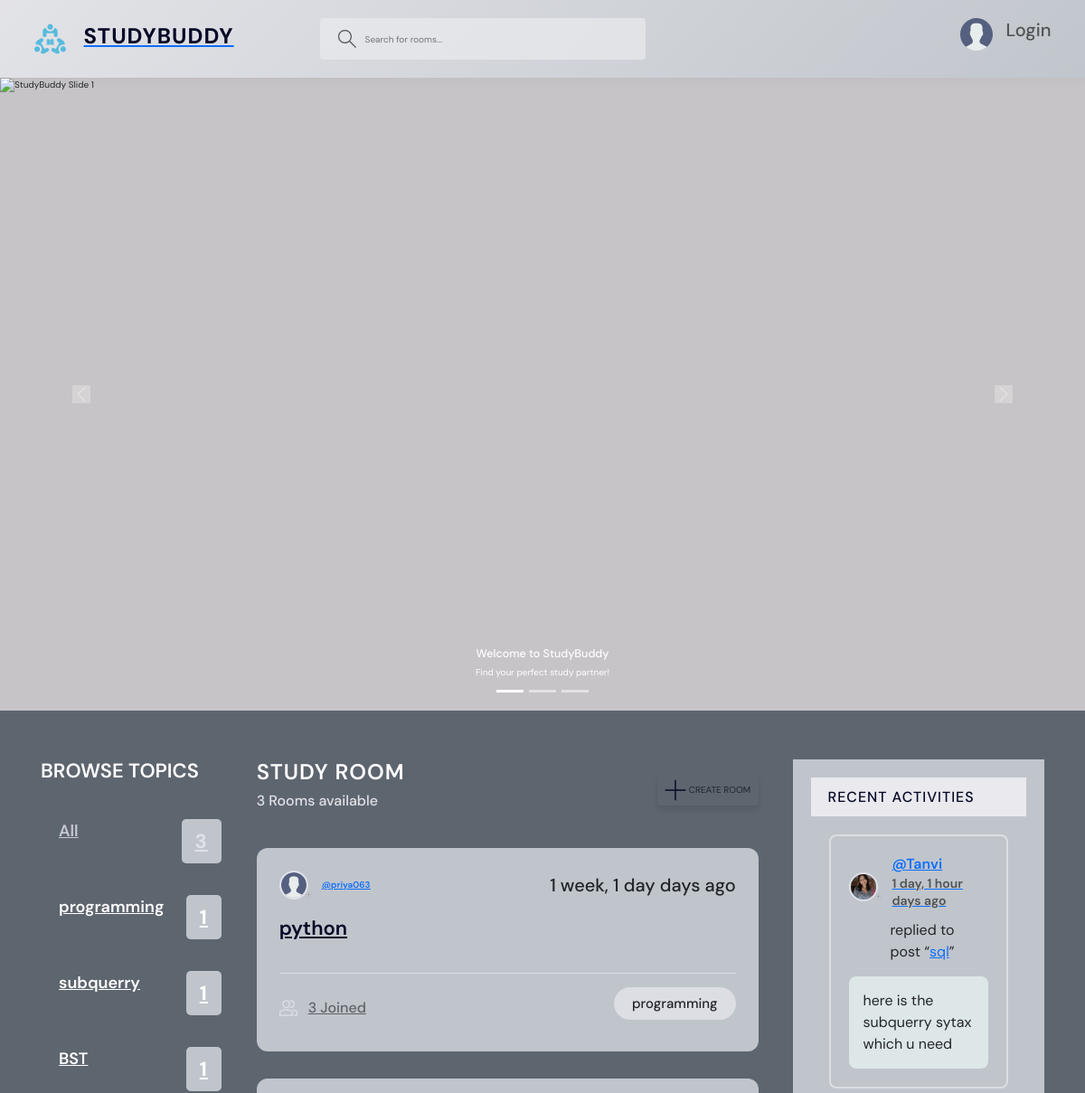
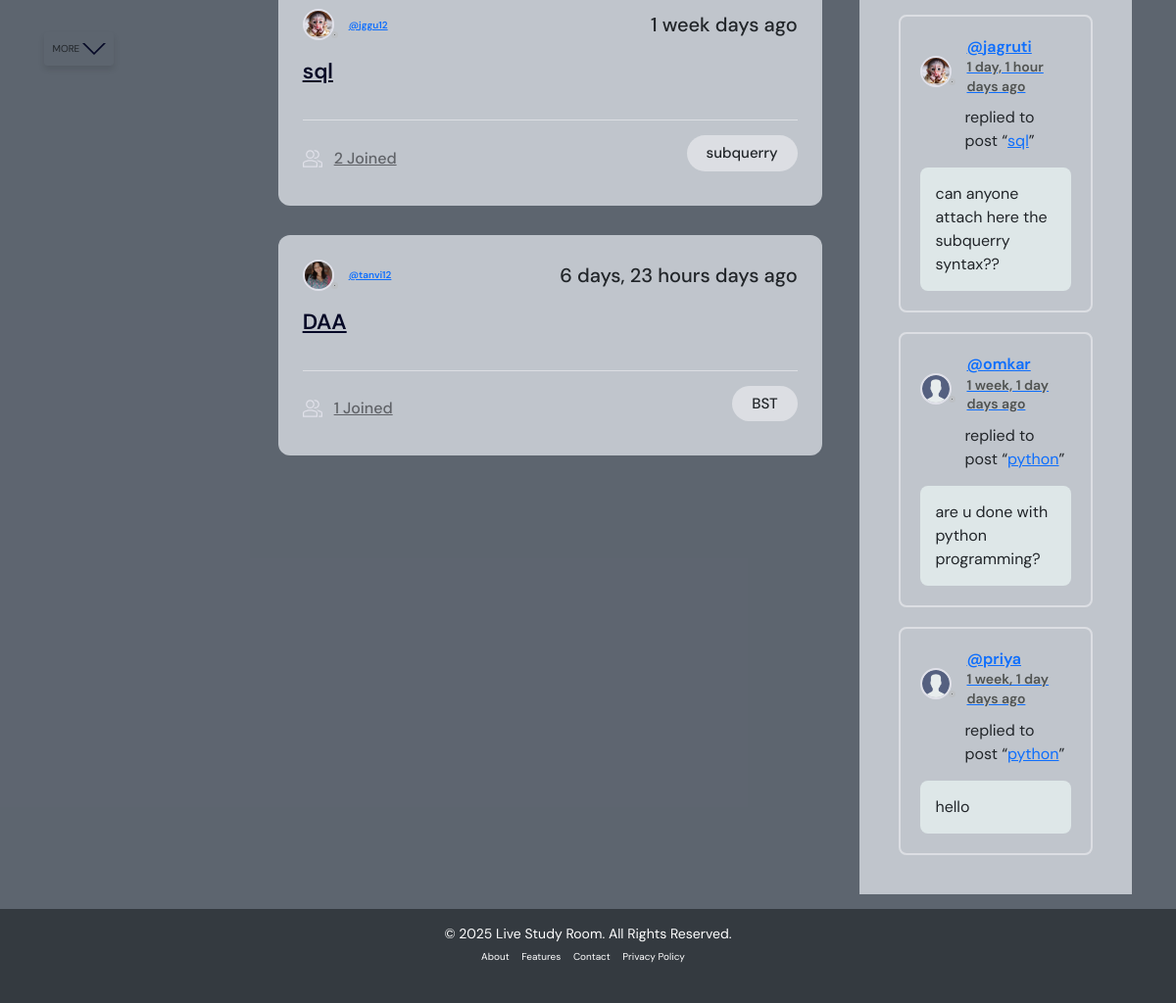
The page / on the database its author committed (2 pictures, top to bottom).
### base/models.py (models this page shows, shortened)
class Topic(models.Model):
    name=models.CharField(max_length=200)

class Room(models.Model):
    host=models.ForeignKey(User,on_delete=models.SET_NULL,null=True)
    topic=models.ForeignKey(Topic,on_delete=models.SET_NULL,null=True)
    name=models.CharField(max_length=200)
    description=models.TextField(null=True,blank=True)#null=True means that database cannot have a row with this value blank we can't keep it blank
    participants=models.ManyToManyField(User,related_name='participants',blank=True)
    updated=models.DateTimeField(auto_now=True)#every time the save method is called update the timeStamp
    created=models.DateTimeField(auto_now_add=True)
    class Meta:
        ordering:['-updated','-created']
    def __str__(self):
        return self.name

class User(AbstractUser):
    name=models.CharField(max_length=200,null=True)
    email=models.EmailField(unique=True,null=True)
    bio=models.TextField(null=True)
    avatar=models.ImageField(null=True,default="avatar.svg")
    USERNAME_FIELD='email'
    REQUIRED_FIELDS=[]

class Message(models.Model):
    user=models.ForeignKey(User,on_delete=models.CASCADE)#One user could have multiple msgs butmultiple msgs could be
    room=models.ForeignKey(Room,on_delete=models.CASCADE)#all the messages will be deleted if the particular room is deleted
    file = models.FileField(upload_to='uploads/', blank=True, null=True)
    body=models.TextField()
    updated=models.DateTimeField(auto_now=True)#every time the save method is called update the timeStamp
    created=models.DateTimeField(auto_now_add=True)
    class Meta:
        ordering:['-updated','-created']

### base/views.py (the view)
# urls.py: path('',views.home,name="home"),
def home(request):
    q=request.GET.get('q') if request.GET.get('q')!=None else ''#In the end it will contains the vlue of the 'q' parameter in the GET request
    rooms=Room.objects.filter(
        Q(topic__name__icontains=q) |
        Q(name__icontains=q) |
        Q(description__icontains=q)
    )
    topics=Topic.objects.all()[0:5] #Limiting the topics list to only 5 into the list topics
    room_count=rooms.count()
    room_messages=Message.objects.filter(Q(room__topic__name__icontains=q)).order_by('-created')
    context={'rooms':rooms,'topics':topics,'room_count':room_count,'room_messages':room_messages}
    return render(request,'base/home.html',context)#http response is returned and it returns with this value

### base/templates/base/home.html (shortened to what this page needs)
{%extends 'main.html'%} {%block content%}
<main class="layout layout--3">
  <div class="container">
    {%include 'base/topics_component.html'%}
    <div class="roomList">
      <div class="roomList__header">
        <div>
          <h2>Study Room</h2>
          <p>{{room_count}} Rooms available</p>
        </div>
        <a class="btn btn--main" href="{%url 'create-room'%}">
          <svg
            version="1.1"
            xmlns="http://www.w3.org/2000/svg"
            width="32"
            height="32"
            viewBox="0 0 32 32"
          >
            <title>add</title>
            <path
              d="M16.943 0.943h-1.885v14.115h-14.115v1.885h14.115v14.115h1.885v-14.115h14.115v-1.885h-14.115v-14.115z"
            ></path>
          </svg>
          Create Room
        </a>
      </div>
      {%include 'base/feed_component.html'%}
    </div>
    {%include 'base/activity_component.html' %}
  </div>
</main>
{%endblock%}

### base/templates/base/topics_component.html
<div class="topics">
    <div class="topics__header">
      <h2>Browse Topics</h2>
    </div>
    <ul class="topics__list">
      <li>
        <a href="{%url 'home' %}" class="active">All <span>{{topics.count}}</span></a>
      </li>
      {%for topic in topics %}
      <li>
        <a href="{%url 'home'%}?q={{topic.name}}">{{topic.name}} <span>{{topic.room_set.all.count}}</span></a>
      </li>
      {%endfor%}
    </ul>
    <a class="btn btn--link" href="{%url 'topics' %}">
      More
      <svg
        version="1.1"
        xmlns="http://www.w3.org/2000/svg"
        width="32"
        height="32"
        viewBox="0 0 32 32"
      >
        <title>chevron-down</title>
        <path d="M16 21l-13-13h-3l16 16 16-16h-3l-13 13z"></path>
      </svg>
    </a>
  </div>

### base/templates/base/feed_component.html (shortened to what this page needs)
{%for room in rooms %}
<div class="roomListRoom">
    <div class="roomListRoom__header">
      <a href="{%url 'user-profile' room.host.id %}" class="roomListRoom__author">
        <div class="avatar avatar--small">
          <img src="{{room.host.avatar.url}}" />
        </div>
        <span>@{{room.host.username}}</span>
      </a>
      <div class="roomListRoom__actions">
        <span>{{room.created|timesince}} days ago</span>
      </div>
    </div>
    <div class="roomListRoom__content">
      <a href="{%url 'room' room.id%}">{{room.name}}</a>
    </div>
    <div class="roomListRoom__meta">
      <a href="{%url 'room' room.id %}" class="roomListRoom__joined">
        {{room.participants.all.count}} Joined
      </a>
      <p class="roomListRoom__topic">{{room.topic.name}}</p>
    </div>
  </div>
{%endfor%}

### base/templates/base/activity_component.html (shortened to what this page needs)
<div class="activities">
    <div class="activities__header">
      <h2>Recent Activities</h2>
    </div>
    {%for message in room_messages %}
    <div class="activities__box">
      <div class="activities__boxHeader roomListRoom__header">
        <a href="{% url 'user-profile' message.user.id%}" class="roomListRoom__author">
          <div class="avatar avatar--small">
            <img src="{{message.user.avatar.url}}" />
          </div>
          <p>
            @{{message.user.name}}
            <span>{{message.created|timesince}} days ago</span>
          </p>
        </a>
      </div>
      <div class="activities__boxContent">
        <p>
          replied to post “<a href="room.html">{{message.room}}</a
          >”
        </p>
        <div class="activities__boxRoomContent">
          {{message.body}}
        </div>
      </div>
    </div>
    {%endfor%}
  </div>

### rows shown on the page
Topic: name "programming", room_set.all.count "1"
Topic: name "subquerry", room_set.all.count "1"
Topic: name "BST", room_set.all.count "1"
Room: host.avatar (placeholder picture), host.username "priya063", created "1 week, 1 day", name "python", participants.all.count "3", topic.name "programming"
Room: host.avatar (picture), host.username "jggu12", created "1 week", name "sql", participants.all.count "2", topic.name "subquerry"
Room: host.avatar (picture), host.username "tanvi12", created "6 days, 23 hours", name "DAA", participants.all.count "1", topic.name "BST"
Message: user.avatar (picture), user.name "Tanvi", created "1 day, 1 hour", room "sql", body "here is the subquerry sytax which u need"
Message: user.avatar (picture), user.name "jagruti", created "1 day, 1 hour", room "sql", body "can anyone attach here the subquerry syntax??"
Message: user.avatar (placeholder picture), user.name "omkar", created "1 week, 1 day", room "python", body "are u done with python programming?"
Message: user.avatar (placeholder picture), user.name "priya", created "1 week, 1 day", room "python", body "hello"

### other values the page prints
{{ topics.count }} "3"
{{ room_count }} "3"
